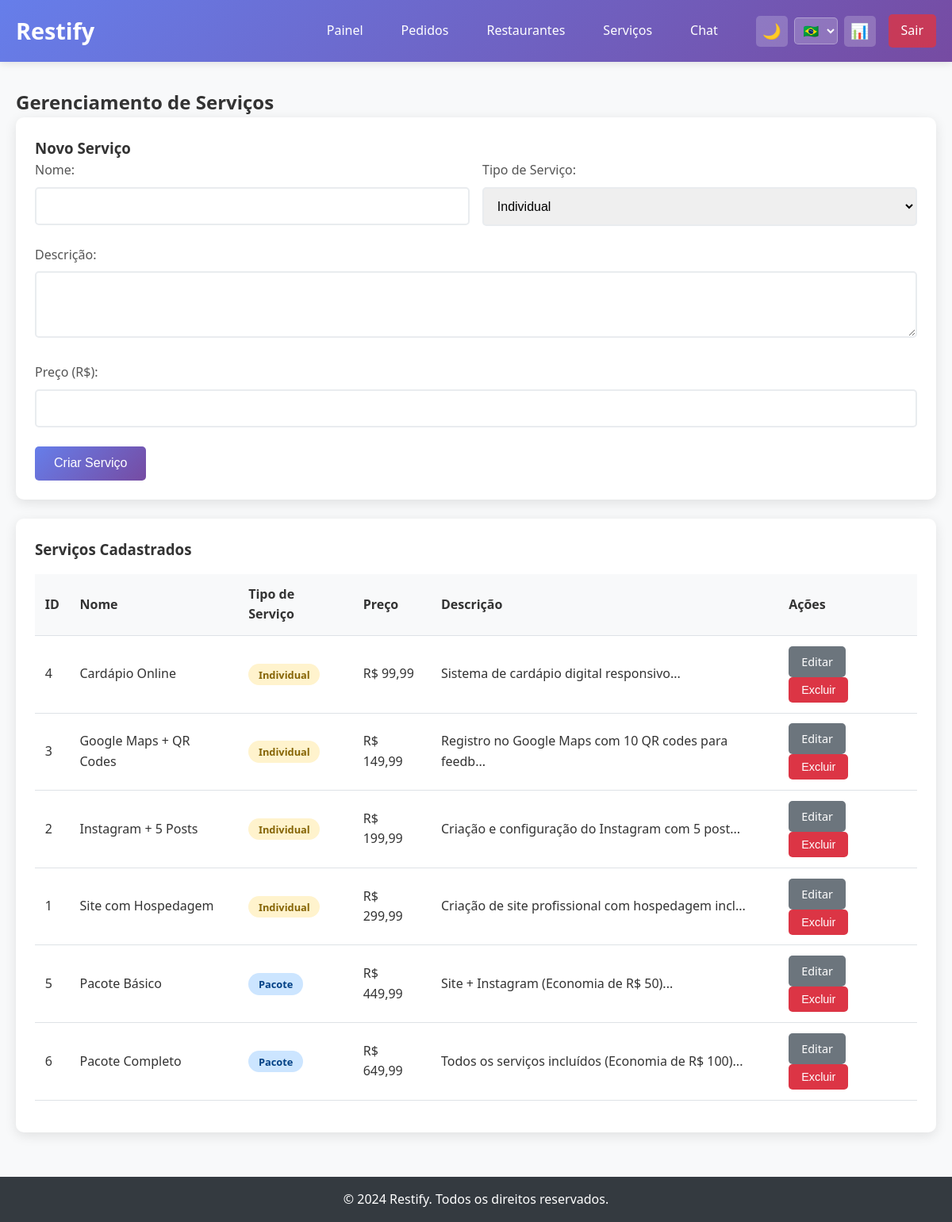
/public/admin/services (signed in), run on the app's committed database.
### tables this page shows
CREATE TABLE services (
    id INTEGER PRIMARY KEY AUTOINCREMENT,
    name TEXT NOT NULL,
    description TEXT,
    price REAL NOT NULL,
    type TEXT DEFAULT 'individual' CHECK(type IN ('individual', 'package'))
);

### app/controllers/AdminController.php (called while the page is built, shortened)
<?php
class AdminController {
    private $serviceRepo;
    public function __construct() {
        $this->serviceRepo = new ServiceRepository();
    }
    public function services() {
        $services = $this->serviceRepo->findAll();
        include '../app/views/admin/services.php';
    }
}
?>

### config/i18n.php (called while the page is built, shortened)
<?php
class I18n {
    private static $language = 'pt';
    private static $translations = [];
    public static function init($lang = 'pt') {
        self::$language = $lang;
    }
    private static function loadTranslations() {
        $file = __DIR__ . "/../lang/" . self::$language . ".php";
        if (file_exists($file)) {
            self::$translations = include $file;
        }
    }
    public static function t($key, $params = []) {
        $text = self::$translations[$key] ?? $key;
        return $text;
    }
}
function t($key, $params = []) {
    return I18n::t($key, $params);
}
?>

### config/autoload.php (called while the page is built, shortened)
<?php
spl_autoload_register(function ($class) {
    $basePath = dirname(__DIR__);
    $paths = [
        $basePath . '/app/controllers/',
        $basePath . '/app/models/',
        $basePath . '/app/services/',
        $basePath . '/app/repositories/',
        $basePath . '/config/'
    ];
    foreach ($paths as $path) {
        $file = $path . $class . '.php';
        if (file_exists($file)) {
            return;
        }
    }
});
?>

### config/database.php (called while the page is built, shortened)
<?php
class Database {
    private static $instance = null;
    private $conn;
    private $db_path;
    private function __construct() {
        $this->db_path = __DIR__ . '/../database/restify.db';
    }
    public static function getInstance() {
        if (self::$instance === null) {
            self::$instance = new self();
        }
        return self::$instance;
    }
    public function connect() {
        if ($this->conn === null) {
            try {
                $this->conn = new PDO("sqlite:" . $this->db_path);
                $this->conn->setAttribute(PDO::ATTR_ERRMODE, PDO::ERRMODE_EXCEPTION);
            } catch(PDOException $e) {
                throw new Exception("Erro de conexão: " . $e->getMessage());
            }
        }
        return $this->conn;
    }
    private function createTables() {
        $sql = file_get_contents(__DIR__ . '/../database/schema.sql');
        $this->conn->exec($sql);
    }
}
?>

### app/repositories/ServiceRepository.php (called while the page is built, shortened)
<?php
class ServiceRepository {
    private $db;
    public function __construct() {
        $database = Database::getInstance();
        $this->db = $database->connect();
    }
    public function findAll() {
        $query = "SELECT * FROM services ORDER BY type, price";
        $stmt = $this->db->prepare($query);
        $stmt->execute();
        $services = [];
        while ($row = $stmt->fetch(PDO::FETCH_ASSOC)) {
            $services[] = new Service($row);
        }
        return $services;
    }
}
?>

### app/models/Service.php (called while the page is built, shortened)
<?php
class Service {
    public function __construct($data = []) {
        if (!empty($data)) {
            $this->id = $data['id'] ?? null;
            $this->name = $data['name'] ?? '';
            $this->description = $data['description'] ?? '';
            $this->price = $data['price'] ?? 0;
            $this->type = $data['type'] ?? 'individual';
        }
    }
}
?>

### app/views/admin/services.php (the view, shortened to what this page needs)
<?php include __DIR__ . '/../layout/header.php'; ?>
<h2><?= t('service_management') ?></h2>
<div class="card">
    <h3><?= t('new_service') ?></h3>
    <form method="POST" data-validate>
        <div style="display: grid; grid-template-columns: 1fr 1fr; gap: 1rem;">
            <div class="form-group">
                <label class="form-label"><?= t('name') ?>:</label>
                <input type="text" name="name" class="form-control" required>
            </div>
            <div class="form-group">
                <label class="form-label"><?= t('service_type') ?>:</label>
                <select name="type" class="form-control" required>
                    <option value="individual"><?= t('individual') ?></option>
                </select>
            </div>
        </div>
        <div class="form-group">
            <label class="form-label"><?= t('description') ?>:</label>
            <textarea name="description" class="form-control" rows="3" required></textarea>
        </div>
        <div class="form-group">
            <label class="form-label"><?= t('price') ?> (R$):</label>
            <input type="number" name="price" class="form-control" step="0.01" min="0" required>
        </div>
        <button type="submit" class="btn btn-primary"><?= t('create_service') ?></button>
    </form>
</div>
<div class="card">
    <h3><?= t('registered_services') ?></h3>
    <table class="table">
        <thead>
            <tr>
                <th>ID</th>
                <th><?= t('name') ?></th>
                <th><?= t('service_type') ?></th>
                <th><?= t('price') ?></th>
                <th><?= t('description') ?></th>
                <th><?= t('actions') ?></th>
            </tr>
        </thead>
        <tbody>
            <?php foreach ($services as $service): ?>
                <tr>
                    <td><?= $service->id ?></td>
                    <td><?= htmlspecialchars($service->name) ?></td>
                    <td>
                        <span class="status <?= $service->type === 'package' ? 'status-processing' : 'status-pending' ?>">
                            <?= $service->type === 'package' ? t('package_type') : t('individual') ?>
                        </span>
                    </td>
                    <td>R$ <?= number_format($service->price, 2, ',', '.') ?></td>
                    <td><?= htmlspecialchars(substr($service->description, 0, 50)) ?>...</td>
                    <td>
                        <a href="<?= BASE_URL ?>/admin/services/edit/<?= $service->id ?>"
                           class="btn btn-sm btn-secondary"><?= t('edit') ?></a>
                        <form method="POST" style="display: inline;"
                              onsubmit="return confirmAction('<?= t('confirm_delete_service') ?>')">
                            <button type="submit" class="btn btn-sm btn-danger"><?= t('delete') ?></button>
                        </form>
                    </td>
                </tr>
            <?php endforeach; ?>
        </tbody>
    </table>
</div>
<?php include __DIR__ . '/../layout/footer.php'; ?>

### public/css/style.css (style rules this page uses)
* { margin: 0; padding: 0; box-sizing: border-box; }
body { font-family: 'Segoe UI', Tahoma, Geneva, Verdana, sans-serif; line-height: 1.6; color: #333; background-color: #f8f9fa; transition: background-color 0.3s, color 0.3s; }
.card { background: white; border-radius: 10px; box-shadow: 0 4px 15px rgba(0,0,0,0.1); padding: 1.5rem; margin-bottom: 1.5rem; transition: transform 0.3s, box-shadow 0.3s, background-color 0.3s, color 0.3s; }
.btn { display: inline-block; padding: 0.8rem 1.5rem; border: none; border-radius: 5px; text-decoration: none; text-align: center; cursor: pointer; transition: all 0.3s; font-size: 1rem; font-weight: 500; }
.btn-primary { background: linear-gradient(135deg, #667eea 0%, #764ba2 100%); color: white; }
.btn-secondary { background: #6c757d; color: white; }
.btn-danger { background: #dc3545; color: white; }
.btn-sm { padding: 0.5rem 1rem; font-size: 0.9rem; }
.form-group { margin-bottom: 1.5rem; }
.form-label { display: block; margin-bottom: 0.5rem; font-weight: 500; color: #555; }
.form-control { width: 100%; padding: 0.8rem; border: 2px solid #e9ecef; border-radius: 5px; font-size: 1rem; transition: border-color 0.3s; }
.table { width: 100%; border-collapse: collapse; margin: 1rem 0; }
.table th, .table td { padding: 0.8rem; text-align: left; border-bottom: 1px solid #dee2e6; }
.table th { background: #f8f9fa; font-weight: 600; }
.status { padding: 0.3rem 0.8rem; border-radius: 20px; font-size: 0.8rem; font-weight: bold; }
.status-pending { background: #fff3cd; color: #856404; }
.status-processing { background: #cce5ff; color: #004085; }

### data on the page
services: id "4", name "Cardápio Online", type "Individual", price "99,99", description "Sistema de cardápio digital responsivo"
services: id "3", name "Google Maps + QR Codes", type "Individual", price "149,99", description "Registro no Google Maps com 10 QR codes para feedb"
services: id "2", name "Instagram + 5 Posts", type "Individual", price "199,99", description "Criação e configuração do Instagram com 5 post"
services: id "1", name "Site com Hospedagem", type "Individual", price "299,99", description "Criação de site profissional com hospedagem incl"
services: id "5", name "Pacote Básico", price "449,99", description "Site + Instagram (Economia de R$ 50)"
services: id "6", name "Pacote Completo", price "649,99", description "Todos os serviços incluídos (Economia de R$ 100)"

### other printed values
t('dashboard') "Painel"
t('orders') "Pedidos"
t('restaurants') "Restaurantes"
t('services') "Serviços"
t('chat') "Chat"
t('logout') "Sair"
t('service_management') "Gerenciamento de Serviços"
t('new_service') "Novo Serviço"
t('name') "Nome"
t('service_type') "Tipo de Serviço"
t('description') "Descrição"
t('price') "Preço"
t('create_service') "Criar Serviço"
t('registered_services') "Serviços Cadastrados"
t('actions') "Ações"
